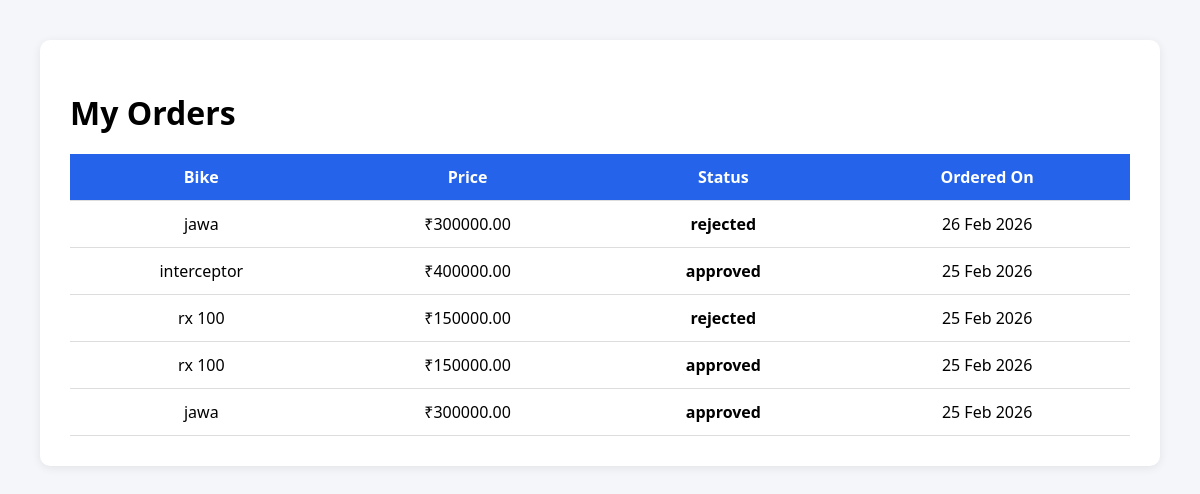
Page /my-orders/ (signed in) on the committed database.
### bike/models.py (models this page shows, shortened)
class Order(models.Model):
    STATUS_CHOICES = (
        ('pending', 'Pending'),
        ('approved', 'Approved'),
        ('rejected', 'Rejected'),
        ('delivered', 'Delivered'),
    )
    user = models.ForeignKey(
        User,
        on_delete=models.CASCADE,
        related_name="orders"
    )
    bike = models.ForeignKey(
        Bike,
        on_delete=models.CASCADE,
        related_name="orders"
    )
    quantity = models.PositiveIntegerField(default=1)
    total_price = models.DecimalField(
        max_digits=10,
        decimal_places=2
    )
    status = models.CharField(
        max_length=20,
        choices=STATUS_CHOICES,
        default='pending'
    )
    ordered_at = models.DateTimeField(auto_now_add=True)

class Bike(models.Model):
    CONDITION_CHOICES = (
        ('new', 'New'),
        ('used', 'Used'),
    )
    FUEL_CHOICES = (
        ('petrol', 'Petrol'),
        ('electric', 'Electric'),
        ('diesel', 'Diesel'),
    )
    seller = models.ForeignKey(
        User,
        on_delete=models.CASCADE,
        related_name="bikes"
    )
    title = models.CharField(max_length=200)
    brand = models.CharField(max_length=100)
    category = models.ForeignKey(
        Category,
        on_delete=models.SET_NULL,
        null=True,
        related_name="bikes"
    )
    description = models.TextField()
    price = models.DecimalField(
        max_digits=10,
        decimal_places=2
    )
    condition = models.CharField(
        max_length=10,
        choices=CONDITION_CHOICES,
        default='new'
    )
    year = models.PositiveIntegerField()
    mileage = models.PositiveIntegerField(
        help_text="KM Driven"
    )
    engine_capacity = models.CharField(
        max_length=50,
        help_text="Example: 150cc"
    )
    fuel_type = models.CharField(
        max_length=20,
        choices=FUEL_CHOICES,
        default='petrol'
    )
    color = models.CharField(max_length=50)
    location = models.CharField(max_length=200)
    main_image = models.ImageField(
        upload_to="bike_images/"
    )
    stock = models.PositiveIntegerField(default=1)
    is_available = models.BooleanField(default=True)
    is_featured = models.BooleanField(default=False)
    created_at = models.DateTimeField(
        auto_now_add=True
    )
    updated_at = models.DateTimeField(
        auto_now=True
    )

### bike/views.py (the view)
# urls.py: path('my-orders/', views.my_orders, name='my_orders'),
@login_required
def my_orders(request):
    orders = Order.objects.filter(
        user=request.user
    ).order_by('-ordered_at')
    return render(request, 'my_orders.html', {
        'orders': orders
    })

### bike/templates/my_orders.html (shortened to what this page needs)
{% load static %}
<!DOCTYPE html>
<html>
<head>
    <link rel="stylesheet" href="{% static 'css/my_orders.css' %}">
</head>
<body>
<div class="orders-container">
    <h1>My Orders</h1>
    <table>
        <thead>
            <tr>
                <th>Bike</th>
                <th>Price</th>
                <th>Status</th>
                <th>Ordered On</th>
            </tr>
        </thead>
        <tbody>
        {% for order in orders %}
            <tr>
                <td>{{ order.bike.title }}</td>
                <td>₹{{ order.total_price }}</td>
                <td class="status {{ order.status }}">
                    {{ order.status }}
                </td>
                <td>{{ order.ordered_at|date:"d M Y" }}</td>
            </tr>
        {% empty %}
            <tr>
                <td colspan="4">No Orders Found</td>
            </tr>
        {% endfor %}
        </tbody>
    </table>
</div>
</body>
</html>

### bike/static/css/my_orders.css (style rules this page uses)
body { font-family: 'Segoe UI', sans-serif; background: #f4f6f9; margin: 0; padding: 40px; }
.orders-container { background: white; padding: 30px; border-radius: 10px; box-shadow: 0 2px 10px rgba(0,0,0,0.08); }
h1 { margin-bottom: 20px; }
table { width: 100%; border-collapse: collapse; }
th, td { padding: 12px; text-align: center; border-bottom: 1px solid #ddd; }
th { background: #2563eb; color: white; }
.status { font-weight: bold; }

### rows in the picture
Order: bike "jawa", total_price "300000.00", status "rejected", ordered_at "26 Feb 2026"
Order: bike "interceptor", total_price "400000.00", status "approved", ordered_at "25 Feb 2026"
Order: bike "rx 100", total_price "150000.00", status "rejected", ordered_at "25 Feb 2026"
Order: bike "rx 100", total_price "150000.00", status "approved", ordered_at "25 Feb 2026"
Order: bike "jawa", total_price "300000.00", status "approved", ordered_at "25 Feb 2026"
